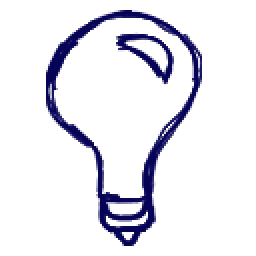
#> input picture misc/bulb.png, 128 x 128 px (shown 2 times larger)
$ python convert2matrix.py bulb.png
#> lines starting #> are read from the running program, lines starting #| are printed output that depends on the picture
#!/usr/bin/python

# about: converts an image to matrix data (cmatrix.h format)
# usage: python convert2matrix.py <input_file> > <output_file>

# requires Pillow library

import sys

from PIL import Image, ImageOps

image = Image.open(sys.argv[1])
#> image is the input picture: PIL image 128x128 RGB; mean R, G, B 232, 231.7, 239.4
image_gray = ImageOps.grayscale(image)
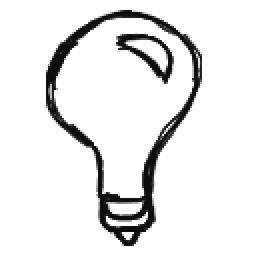
#> image_gray: PIL image 128x128 L (shown 2 times larger); min 13, max 255, mean 232.6

w, h = image.size
#> w = 128; h = 128
# prints "height width" to the 1st line
sys.stdout.write("{} {}\n".format(h, w))
#| 128 128
for y in range(h):
    for x in range(w):
        sys.stdout.write("{} ".format(image_gray.getpixel((x, y))))
    sys.stdout.write("\n")
#> this loop made 128 passes
#> (printed output is left out)
